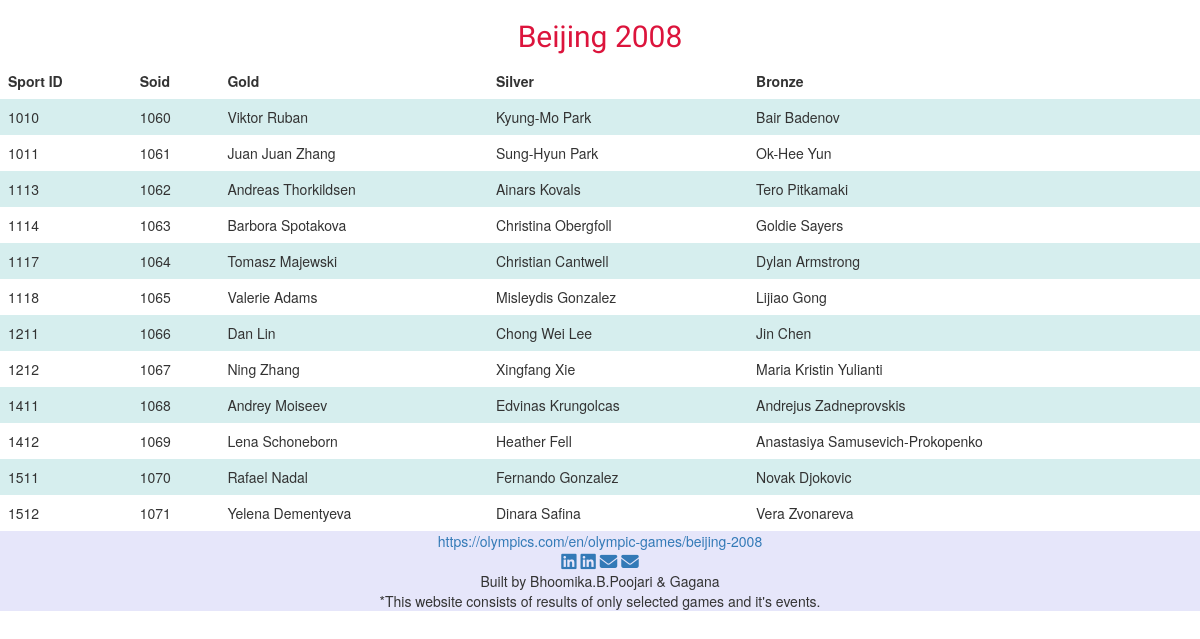
Page /SOspts/2008.php on the committed database.
### tables this page shows
CREATE TABLE IF NOT EXISTS `summer_olympic` (
  `Soid` int(5) NOT NULL AUTO_INCREMENT,
  `Sportid` int(5) NOT NULL,
  `Year` int(5) NOT NULL,
  `Gold` varchar(100) NOT NULL,
  `Silver` varchar(100) NOT NULL,
  `Bronze` varchar(100) NOT NULL,
  PRIMARY KEY (`Soid`),
  KEY `Year` (`Year`,`Sportid`),
  KEY `SID_fk` (`Sportid`)
);

### SOspts/2008.php (the view, shortened to what this page needs)
<!DOCTYPE html>
<html lang="en">
<head>
    <link href="https://cdn.jsdelivr.net/npm/bootstrap@5.1.3/dist/css/bootstrap.min.css"
    rel="stylesheet"
>
    <link rel="stylesheet" href="https://maxcdn.bootstrapcdn.com/bootstrap/3.4.1/css/bootstrap.min.css">
    <link rel="stylesheet" href="./css/style.css">
</head>
<body>
    <div class="container">
        <div class="row">
          <div class="text-center">
            <h2 class="site-title desc" style="font-size:30px;">Beijing 2008</h2>
          </div>
        </div>
    </div>
<table>
  <tr>
  <th>Sport ID</th>
  <th>Soid</th>
  <th>Gold</th>
  <th>Silver</th>
  <th>Bronze</th>
  <?php
      $conn=mysqli_connect("localhost","root","","olympic_base");
      $sql="SELECT * FROM summer_olympic";
      $result=$conn->query($sql);
      if($result->num_rows>0){
        while($row=$result->fetch_assoc()){
          if($row["Year"]==2008)
          echo "<tr><td>".$row["Sportid"]."</td><td>".$row["Soid"]."</td><td>".$row["Gold"]."</td><td>".$row["Silver"]."</td><td>".$row["Bronze"]."</td></tr>";
        }
      }
        else{
          echo "no results";
        }
    ?>
</table>
<footer id="footer" class="text-center hdrbg">
<a href="https://olympics.com/en/olympic-games/beijing-2008" add target="_blank">https://olympics.com/en/olympic-games/beijing-2008</a><br>
    <a href="https://www.linkedin.com/in/bhoomika-poojari/" add target="_blank"> <i class=" foot fab fa-linkedin fa-lg"></i></a>
    <a href="https://www.linkedin.com/in/gagana-darshana/" add target="_blank"><i class=" foot fab fa-linkedin fa-lg"></i></a>
    <a href="mailto:poojaribhoomika5@gmail.com" add target="_blank"><i class=" foot fas fa-envelope fa-lg "></i></a>
    <a href="mailto:gagana.darshana@gmail.com" add target="_blank"> <i class=" foot fas fa-envelope fa-lg"></i></a>
    <p class="cp"> Built by Bhoomika.B.Poojari & Gagana <br>*This website consists of results of only selected games and it's events.</p>
  </footer>
</body>
</html>

### css/style.css (style rules this page uses)
:root { --MnB:#191970; --cfB:#6495ED; --Crs:#DC143C; --lsm:#FFA07A; --Gyw:#ADFF2F; --Tal:#008080; --Plm:#DDA0DD; --Lvn:#E6E6FA; --Lvb:#FFF0F5; --Lnn:#FAF0E6; --Abrl: 'Abril Fatface', cursive; --Amtc: 'Amatic SC', cursive; --Antn: 'Anton', sans-serif; --Atdr: 'Architects Daughter', cursive; --Cnzl: 'Cinzel', serif; --Gugi: 'Gugi', cursive; --Lato: 'Lato', sans-serif; --Mnda: 'Monda', sans-serif; --Rgts: 'Righteous', cursive; --Rbto: 'Roboto', sans-serif; --Sfia: 'Sofia', cursive; }
.desc { color:var(--Crs); font-family:var(--Mnda); }
.hdrbg { background-color:var(--Lvn); }
.text-center { text-align: center!important; }

### SOspts/2008.php (style rules this page uses)
table { border-collapse: collapse; width: 100%; }
th, td { text-align: left; padding: 8px; }
tr:nth-child(even) { background-color: #D6EEEE; }

### rows in the picture
summer_olympic: Sportid "1010", Soid "1060", Gold "Viktor Ruban", Silver "Kyung-Mo Park", Bronze "Bair Badenov"
summer_olympic: Sportid "1011", Soid "1061", Gold "Juan Juan Zhang", Silver "Sung-Hyun Park", Bronze "Ok-Hee Yun"
summer_olympic: Sportid "1113", Soid "1062", Gold "Andreas Thorkildsen", Silver "Ainars Kovals", Bronze "Tero Pitkamaki"
summer_olympic: Sportid "1114", Soid "1063", Gold "Barbora Spotakova", Silver "Christina Obergfoll", Bronze "Goldie Sayers"
summer_olympic: Sportid "1117", Soid "1064", Gold "Tomasz Majewski", Silver "Christian Cantwell", Bronze "Dylan Armstrong"
summer_olympic: Sportid "1118", Soid "1065", Gold "Valerie Adams", Silver "Misleydis Gonzalez", Bronze "Lijiao Gong"
summer_olympic: Sportid "1211", Soid "1066", Gold "Dan Lin", Silver "Chong Wei Lee", Bronze "Jin Chen"
summer_olympic: Sportid "1212", Soid "1067", Gold "Ning Zhang", Silver "Xingfang Xie", Bronze "Maria Kristin Yulianti"
summer_olympic: Sportid "1411", Soid "1068", Gold "Andrey Moiseev", Silver "Edvinas Krungolcas", Bronze "Andrejus Zadneprovskis"
summer_olympic: Sportid "1412", Soid "1069", Gold "Lena Schoneborn", Silver "Heather Fell", Bronze "Anastasiya Samusevich-Prokopenko"
summer_olympic: Sportid "1511", Soid "1070", Gold "Rafael Nadal", Silver "Fernando Gonzalez", Bronze "Novak Djokovic"
summer_olympic: Sportid "1512", Soid "1071", Gold "Yelena Dementyeva", Silver "Dinara Safina", Bronze "Vera Zvonareva"
